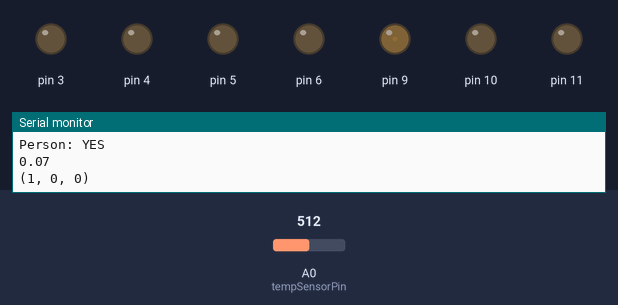
The sketch below on a simulated Arduino Uno, built with avr-gcc and run on an emulated ATmega328P. On the bench: output pins drawn as LEDs (lit = HIGH), the last lines printed to the serial monitor. The test bench sets the inputs (shaded band); at power-on: A0 (tempSensorPin) = 512.

Above: at 2.58 s.
At 7.64 s:
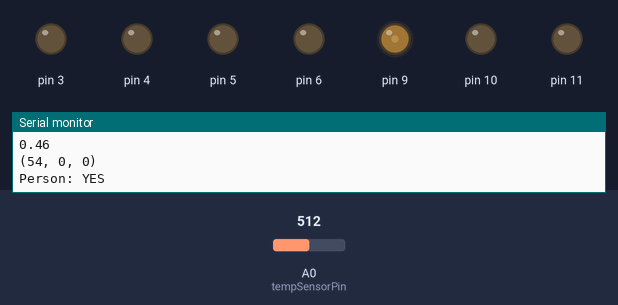
At 14.7 s:
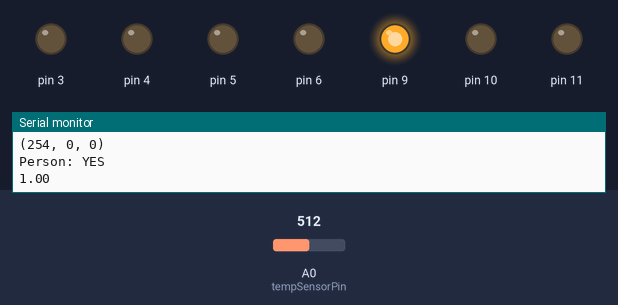
Timing chart, 0 to 16.2 s (numbered marks = the images above):
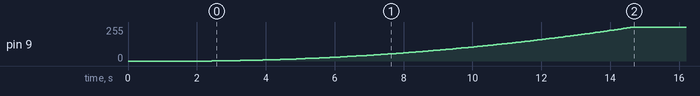

Measured:
- by itself, pin 9: moves from 0/255 to 255/255 over 12.2 s

The sketch:

TheChair.ino
```cpp
// The Chair's main code

//Include libraries
#include <ColorDetector.h>
#include <Printf.h>
#include <PersonDetector.h>
#include <LED.h>
#include <RGB.h>
#include <Saturator.h>

// Globals

// Pins
// 1. ColorDetector
const int LEDflash = 6;
const int Range    = 3;
const int Gate     = 5;
const int CK       = 4;
const int DataIn   = 2;
RGB rgbObject                 = {0, 0, 0};
rgb_color saturated_rgb_color = {0, 0, 0};

// 2. PersonDetector
const byte tempSensorPin = A0;

// 3. LEDs
int LEDArray[] = {9, 10, 11}; // Red, Green, Blue pins used on Arduino Board
LED LED1(LEDArray);
byte targetColor[3]  = {0, 0, 0};  // In inverted RGB
byte currentColor[3] = {0, 0, 0};       // In inverted RGB
byte offColor[3]     = {0, 0, 0}; // In inverted RGB

// Target color components (holds R,G,B values the target color consists of)
int __red;
int __green;
int __blue;

// Light intensity (how close are we to the target color)
double       intensity          = 0.0;
const double intensityMin       = 0.0;
const double intensityMax       = 1.0;
const double intensityIncrement = .0039;
const int    loopDelay          = 50;

// Is there and was there a person in the chair?
boolean isPerson  = false;
boolean wasPerson = false;

// Setup
//   Main Calibration
//   - we should be setting all values here in constants (eg. person heat, sensitivity, pins, etc)
//   - calibrate person detection code (currently set to a three second calibration) it would
//     be good to flash the LEDs somehow to let us know not to sit on the chair at this time.
//  - calibrate any other libraries with sensitivites, pins, etc


// Initalize Library objects with pinouts
ColorDetector  colorDetector(Range, Gate, CK, DataIn, LEDflash); // Pass color detection related pins to colordetector
PersonDetector detector(tempSensorPin);  // Pass thermistor pin to persondetector constructor
Saturator      sat = Saturator();        // No initialization required

void setup()
{
  Serial.begin(9600);
  LED1.set_Color(LEDArray, offColor);
  detector.calibrate(30);

}

void loop()
{
   //isPerson = detector.isPersonPresent(); // Check if person is detected
   isPerson = true;

   if(isPerson)
      Serial_printf("Person: YES\n");
   else
      Serial_printf("Person: NO\n");

   if(isPerson && !wasPerson) //A new person sits down
   {
     Serial_printf("\nPERSON SITTING FOR FIRST TIME\n");

     // If person detected and wasn't there before, take color reading (do colorspace calculations, etc)
//     rgbObject = colorDetector.getColor();
//     rgbObject.r /= 16;
//     rgbObject.g /= 16;
//     rgbObject.b /= 16;

    // PLAN A : HSB ADJUSTMENT
    //-----------------------------------------------------------------------------------------------
    // saturated_rgb_color = sat.saturate(rgbObject.r, rgbObject.g, rgbObject.b);
    //-----------------------------------------------------------------------------------------------


     // PLAN B : COLOR ADJUSTMENT FOR SATURATION BOOST
     //-----------------------------------------------------------------------------------------------
      /*
       // Find the biggest value and maximize it
       int maximumIndex = 0;
       int maximumValue = __red;

       if(__green > maximumValue)
         maximumIndex = 1;
       if(__blue > maximumValue)
         maximumIndex = 2;

       targetColor[maximumIndex] = 255;

       // Find the biggest value and zero it
       int minimumIndex = 0;
       int minimumValue = __red;

       if(__green < minimumValue)
         minimumIndex = 1;
       if(__blue < minimumValue)
         minimumIndex = 2;

       targetColor[minimumIndex] = 0;
      */
     //-----------------------------------------------------------------------------------------------

    // REMOVVE
     targetColor[0] = 255;
     targetColor[1] = 0;
     targetColor[2] = 0;
    //

//     targetColor[0] = saturated_rgb_color.r;
//     targetColor[1] = saturated_rgb_color.g;
//     targetColor[2] = saturated_rgb_color.b;

     Serial_printf("New target color value = %d - %d - %d\n", targetColor[0], targetColor[1], targetColor[2]);
  }

  intensity += isPerson ? intensityIncrement : !isPerson ? -intensityIncrement : 0;
  intensity = constrain(intensity, intensityMin, intensityMax);
  Serial.println(intensity);

  // Adjust for current light intensity
  for(int i=0; i<3; i++) {
     currentColor[i] = (intensity * intensity) * targetColor[i];
  }

  Serial_printf("(%d, %d, %d)\n", currentColor[0], currentColor[1], currentColor[2]);

  // Invert Values
//  for(int i=0; i<3; i++) {
//     currentColor[i] = 255 - currentColor[i];
//  }

  //After calculations set the color of the chair to the new color
//  if(intensity == 0.0)
//    LED1.set_Color(LEDArray, offColor);
//  else
    LED1.set_Color(LEDArray, currentColor);

  wasPerson = isPerson;  //wasPerson will hold the previous isPerson value

  delay(loopDelay);

  }
```
